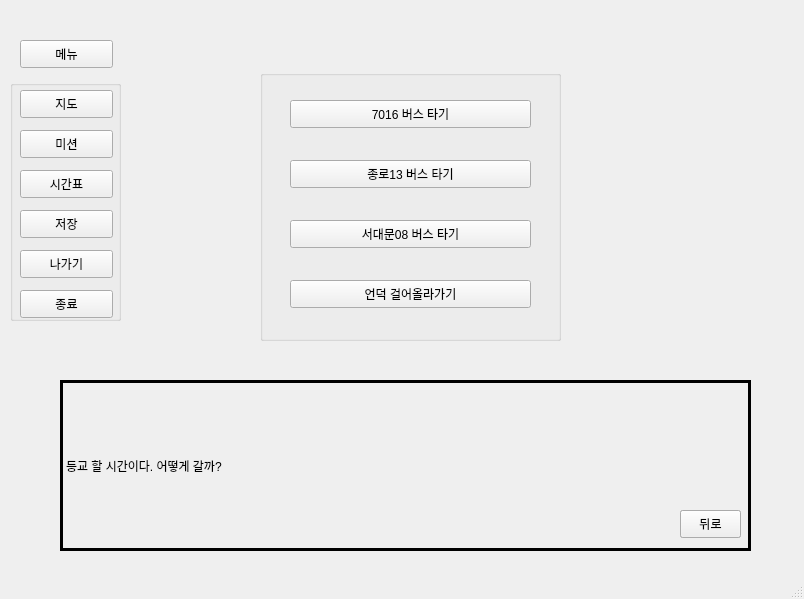
<?xml version="1.0" encoding="UTF-8"?>
<ui version="4.0">
 <class>SSG</class>
 <widget class="QMainWindow" name="SSG">
  <property name="geometry">
   <rect>
    <x>0</x>
    <y>0</y>
    <width>804</width>
    <height>599</height>
   </rect>
  </property>
  <property name="windowTitle">
   <string>SSG</string>
  </property>
  <widget class="QWidget" name="centralwidget">
   <widget class="QPushButton" name="menu">
    <property name="geometry">
     <rect>
      <x>20</x>
      <y>40</y>
      <width>93</width>
      <height>28</height>
     </rect>
    </property>
    <property name="text">
     <string>메뉴</string>
    </property>
   </widget>
   <widget class="QGroupBox" name="menuBox">
    <property name="geometry">
     <rect>
      <x>10</x>
      <y>80</y>
      <width>111</width>
      <height>241</height>
     </rect>
    </property>
    <property name="title">
     <string/>
    </property>
    <widget class="QPushButton" name="map">
     <property name="geometry">
      <rect>
       <x>10</x>
       <y>10</y>
       <width>93</width>
       <height>28</height>
      </rect>
     </property>
     <property name="text">
      <string>지도</string>
     </property>
    </widget>
    <widget class="QPushButton" name="mission">
     <property name="geometry">
      <rect>
       <x>10</x>
       <y>50</y>
       <width>93</width>
       <height>28</height>
      </rect>
     </property>
     <property name="text">
      <string>미션</string>
     </property>
    </widget>
    <widget class="QPushButton" name="save">
     <property name="geometry">
      <rect>
       <x>10</x>
       <y>130</y>
       <width>93</width>
       <height>28</height>
      </rect>
     </property>
     <property name="text">
      <string>저장</string>
     </property>
    </widget>
    <widget class="QPushButton" name="exit">
     <property name="geometry">
      <rect>
       <x>10</x>
       <y>210</y>
       <width>93</width>
       <height>28</height>
      </rect>
     </property>
     <property name="text">
      <string>종료</string>
     </property>
    </widget>
    <widget class="QPushButton" name="time">
     <property name="geometry">
      <rect>
       <x>10</x>
       <y>90</y>
       <width>93</width>
       <height>28</height>
      </rect>
     </property>
     <property name="text">
      <string>시간표</string>
     </property>
    </widget>
    <widget class="QPushButton" name="out_btn">
     <property name="geometry">
      <rect>
       <x>10</x>
       <y>170</y>
       <width>93</width>
       <height>28</height>
      </rect>
     </property>
     <property name="text">
      <string>나가기</string>
     </property>
    </widget>
   </widget>
   <widget class="QLabel" name="chat">
    <property name="geometry">
     <rect>
      <x>60</x>
      <y>380</y>
      <width>691</width>
      <height>171</height>
     </rect>
    </property>
    <property name="frameShape">
     <enum>QFrame::Box</enum>
    </property>
    <property name="lineWidth">
     <number>3</number>
    </property>
    <property name="midLineWidth">
     <number>3</number>
    </property>
    <property name="text">
     <string>등교 할 시간이다. 어떻게 갈까?</string>
    </property>
   </widget>
   <widget class="QGroupBox" name="goHomeMenu">
    <property name="geometry">
     <rect>
      <x>260</x>
      <y>70</y>
      <width>301</width>
      <height>271</height>
     </rect>
    </property>
    <property name="font">
     <font>
      <kerning>true</kerning>
     </font>
    </property>
    <property name="title">
     <string/>
    </property>
    <property name="flat">
     <bool>false</bool>
    </property>
    <property name="checkable">
     <bool>false</bool>
    </property>
    <property name="checked">
     <bool>false</bool>
    </property>
    <widget class="QPushButton" name="bus7016">
     <property name="geometry">
      <rect>
       <x>30</x>
       <y>30</y>
       <width>241</width>
       <height>28</height>
      </rect>
     </property>
     <property name="text">
      <string>7016 버스 타기</string>
     </property>
    </widget>
    <widget class="QPushButton" name="bus13">
     <property name="geometry">
      <rect>
       <x>30</x>
       <y>90</y>
       <width>241</width>
       <height>28</height>
      </rect>
     </property>
     <property name="text">
      <string>종로13 버스 타기</string>
     </property>
    </widget>
    <widget class="QPushButton" name="bus08">
     <property name="geometry">
      <rect>
       <x>30</x>
       <y>150</y>
       <width>241</width>
       <height>28</height>
      </rect>
     </property>
     <property name="text">
      <string>서대문08 버스 타기</string>
     </property>
    </widget>
    <widget class="QPushButton" name="goHillUp">
     <property name="geometry">
      <rect>
       <x>30</x>
       <y>210</y>
       <width>241</width>
       <height>28</height>
      </rect>
     </property>
     <property name="text">
      <string>언덕 걸어올라가기</string>
     </property>
    </widget>
   </widget>
   <widget class="QPushButton" name="nextButton">
    <property name="geometry">
     <rect>
      <x>680</x>
      <y>510</y>
      <width>61</width>
      <height>28</height>
     </rect>
    </property>
    <property name="text">
     <string>다음</string>
    </property>
   </widget>
   <widget class="QPushButton" name="backButton">
    <property name="geometry">
     <rect>
      <x>680</x>
      <y>510</y>
      <width>61</width>
      <height>28</height>
     </rect>
    </property>
    <property name="text">
     <string>뒤로</string>
    </property>
   </widget>
  </widget>
  <widget class="QStatusBar" name="statusbar"/>
 </widget>
 <resources/>
 <connections/>
</ui>
